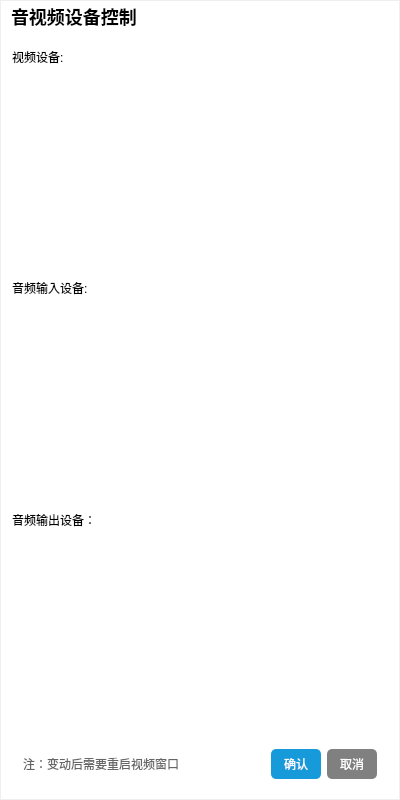
<?xml version="1.0" encoding="UTF-8"?>
<ui version="4.0">
 <class>DeviceSelectDialog</class>
 <widget class="QDialog" name="DeviceSelectDialog">
  <property name="geometry">
   <rect>
    <x>0</x>
    <y>0</y>
    <width>400</width>
    <height>800</height>
   </rect>
  </property>
  <property name="minimumSize">
   <size>
    <width>400</width>
    <height>800</height>
   </size>
  </property>
  <property name="maximumSize">
   <size>
    <width>400</width>
    <height>800</height>
   </size>
  </property>
  <property name="windowTitle">
   <string>音视频设备控制</string>
  </property>
  <layout class="QVBoxLayout" name="verticalLayout_3">
   <property name="spacing">
    <number>0</number>
   </property>
   <property name="leftMargin">
    <number>1</number>
   </property>
   <property name="topMargin">
    <number>1</number>
   </property>
   <property name="rightMargin">
    <number>1</number>
   </property>
   <property name="bottomMargin">
    <number>1</number>
   </property>
   <item>
    <widget class="QWidget" name="widget" native="true">
     <property name="styleSheet">
      <string notr="true">#widget
{
 
	background-color: rgb(255, 255, 255);
}</string>
     </property>
     <layout class="QVBoxLayout" name="verticalLayout">
      <property name="spacing">
       <number>0</number>
      </property>
      <property name="leftMargin">
       <number>0</number>
      </property>
      <property name="topMargin">
       <number>0</number>
      </property>
      <property name="rightMargin">
       <number>0</number>
      </property>
      <property name="bottomMargin">
       <number>0</number>
      </property>
      <item>
       <widget class="QWidget" name="widget_2" native="true">
        <property name="minimumSize">
         <size>
          <width>0</width>
          <height>30</height>
         </size>
        </property>
        <property name="maximumSize">
         <size>
          <width>16777215</width>
          <height>30</height>
         </size>
        </property>
        <layout class="QHBoxLayout" name="horizontalLayout_2">
         <property name="spacing">
          <number>10</number>
         </property>
         <property name="leftMargin">
          <number>10</number>
         </property>
         <property name="topMargin">
          <number>0</number>
         </property>
         <property name="rightMargin">
          <number>0</number>
         </property>
         <property name="bottomMargin">
          <number>0</number>
         </property>
         <item>
          <widget class="QLabel" name="label">
           <property name="styleSheet">
            <string notr="true">font-size:18px;
font-weight:500;</string>
           </property>
           <property name="text">
            <string>音视频设备控制</string>
           </property>
          </widget>
         </item>
         <item>
          <widget class="QPushButton" name="pushButton">
           <property name="minimumSize">
            <size>
             <width>30</width>
             <height>30</height>
            </size>
           </property>
           <property name="maximumSize">
            <size>
             <width>30</width>
             <height>30</height>
            </size>
           </property>
           <property name="styleSheet">
            <string notr="true">image: url(:Resources/Images/WinMain/sysbtn_close_normal.png);
border:none;</string>
           </property>
           <property name="text">
            <string/>
           </property>
           <property name="iconSize">
            <size>
             <width>30</width>
             <height>30</height>
            </size>
           </property>
          </widget>
         </item>
        </layout>
       </widget>
      </item>
      <item>
       <widget class="QWidget" name="widget_3" native="true">
        <layout class="QVBoxLayout" name="verticalLayout_2">
         <item>
          <widget class="QWidget" name="widget_4" native="true">
           <layout class="QVBoxLayout" name="verticalLayout_4">
            <property name="spacing">
             <number>4</number>
            </property>
            <property name="leftMargin">
             <number>0</number>
            </property>
            <property name="topMargin">
             <number>0</number>
            </property>
            <property name="rightMargin">
             <number>0</number>
            </property>
            <property name="bottomMargin">
             <number>0</number>
            </property>
            <item>
             <widget class="QLabel" name="label_3">
              <property name="minimumSize">
               <size>
                <width>0</width>
                <height>30</height>
               </size>
              </property>
              <property name="maximumSize">
               <size>
                <width>16777215</width>
                <height>30</height>
               </size>
              </property>
              <property name="text">
               <string>视频设备:</string>
              </property>
             </widget>
            </item>
            <item>
             <widget class="QWidget" name="widget_5" native="true">
              <layout class="QVBoxLayout" name="verticalLayout_5">
               <property name="spacing">
                <number>10</number>
               </property>
               <property name="leftMargin">
                <number>10</number>
               </property>
               <property name="topMargin">
                <number>10</number>
               </property>
               <property name="rightMargin">
                <number>10</number>
               </property>
               <property name="bottomMargin">
                <number>10</number>
               </property>
              </layout>
             </widget>
            </item>
            <item>
             <widget class="QLabel" name="label_4">
              <property name="minimumSize">
               <size>
                <width>0</width>
                <height>30</height>
               </size>
              </property>
              <property name="maximumSize">
               <size>
                <width>16777215</width>
                <height>30</height>
               </size>
              </property>
              <property name="text">
               <string>音频输入设备:</string>
              </property>
             </widget>
            </item>
            <item>
             <widget class="QWidget" name="widget_6" native="true">
              <layout class="QVBoxLayout" name="verticalLayout_6">
               <property name="spacing">
                <number>10</number>
               </property>
               <property name="leftMargin">
                <number>10</number>
               </property>
               <property name="topMargin">
                <number>10</number>
               </property>
               <property name="rightMargin">
                <number>10</number>
               </property>
               <property name="bottomMargin">
                <number>10</number>
               </property>
              </layout>
             </widget>
            </item>
            <item>
             <widget class="QLabel" name="label_5">
              <property name="maximumSize">
               <size>
                <width>16777215</width>
                <height>30</height>
               </size>
              </property>
              <property name="sizeIncrement">
               <size>
                <width>0</width>
                <height>30</height>
               </size>
              </property>
              <property name="text">
               <string>音频输出设备：</string>
              </property>
             </widget>
            </item>
            <item>
             <widget class="QWidget" name="widget_8" native="true">
              <layout class="QVBoxLayout" name="verticalLayout_7"/>
             </widget>
            </item>
           </layout>
          </widget>
         </item>
         <item>
          <widget class="QWidget" name="widget_7" native="true">
           <property name="minimumSize">
            <size>
             <width>0</width>
             <height>50</height>
            </size>
           </property>
           <property name="maximumSize">
            <size>
             <width>16777215</width>
             <height>50</height>
            </size>
           </property>
           <layout class="QHBoxLayout" name="horizontalLayout">
            <item>
             <widget class="QLabel" name="label_2">
              <property name="minimumSize">
               <size>
                <width>0</width>
                <height>30</height>
               </size>
              </property>
              <property name="maximumSize">
               <size>
                <width>16777215</width>
                <height>30</height>
               </size>
              </property>
              <property name="styleSheet">
               <string notr="true">color:#666666;</string>
              </property>
              <property name="text">
               <string>注：变动后需要重启视频窗口</string>
              </property>
             </widget>
            </item>
            <item>
             <widget class="QPushButton" name="btnAccept">
              <property name="minimumSize">
               <size>
                <width>50</width>
                <height>30</height>
               </size>
              </property>
              <property name="maximumSize">
               <size>
                <width>50</width>
                <height>50</height>
               </size>
              </property>
              <property name="styleSheet">
               <string notr="true"> background:rgb(22,154,218);
 color:#fff;
border:none;
border-radius:5%;</string>
              </property>
              <property name="text">
               <string>确认</string>
              </property>
             </widget>
            </item>
            <item>
             <widget class="QPushButton" name="btnClose">
              <property name="minimumSize">
               <size>
                <width>50</width>
                <height>30</height>
               </size>
              </property>
              <property name="maximumSize">
               <size>
                <width>50</width>
                <height>16777215</height>
               </size>
              </property>
              <property name="sizeIncrement">
               <size>
                <width>0</width>
                <height>0</height>
               </size>
              </property>
              <property name="styleSheet">
               <string notr="true"> background:gray;
color:#fff;
border:none;
border-radius:5%;</string>
              </property>
              <property name="text">
               <string>取消</string>
              </property>
             </widget>
            </item>
           </layout>
          </widget>
         </item>
        </layout>
       </widget>
      </item>
     </layout>
    </widget>
   </item>
  </layout>
 </widget>
 <layoutdefault spacing="6" margin="11"/>
 <resources>
  <include location="CMainFrame.qrc"/>
 </resources>
 <connections>
  <connection>
   <sender>pushButton</sender>
   <signal>clicked()</signal>
   <receiver>DeviceSelectDialog</receiver>
   <slot>close()</slot>
   <hints>
    <hint type="sourcelabel">
     <x>385</x>
     <y>14</y>
    </hint>
    <hint type="destinationlabel">
     <x>501</x>
     <y>25</y>
    </hint>
   </hints>
  </connection>
  <connection>
   <sender>btnClose</sender>
   <signal>clicked()</signal>
   <receiver>DeviceSelectDialog</receiver>
   <slot>close()</slot>
   <hints>
    <hint type="sourcelabel">
     <x>351</x>
     <y>463</y>
    </hint>
    <hint type="destinationlabel">
     <x>199</x>
     <y>249</y>
    </hint>
   </hints>
  </connection>
  <connection>
   <sender>btnAccept</sender>
   <signal>clicked()</signal>
   <receiver>DeviceSelectDialog</receiver>
   <slot>accept()</slot>
   <hints>
    <hint type="sourcelabel">
     <x>294</x>
     <y>463</y>
    </hint>
    <hint type="destinationlabel">
     <x>199</x>
     <y>249</y>
    </hint>
   </hints>
  </connection>
 </connections>
</ui>
